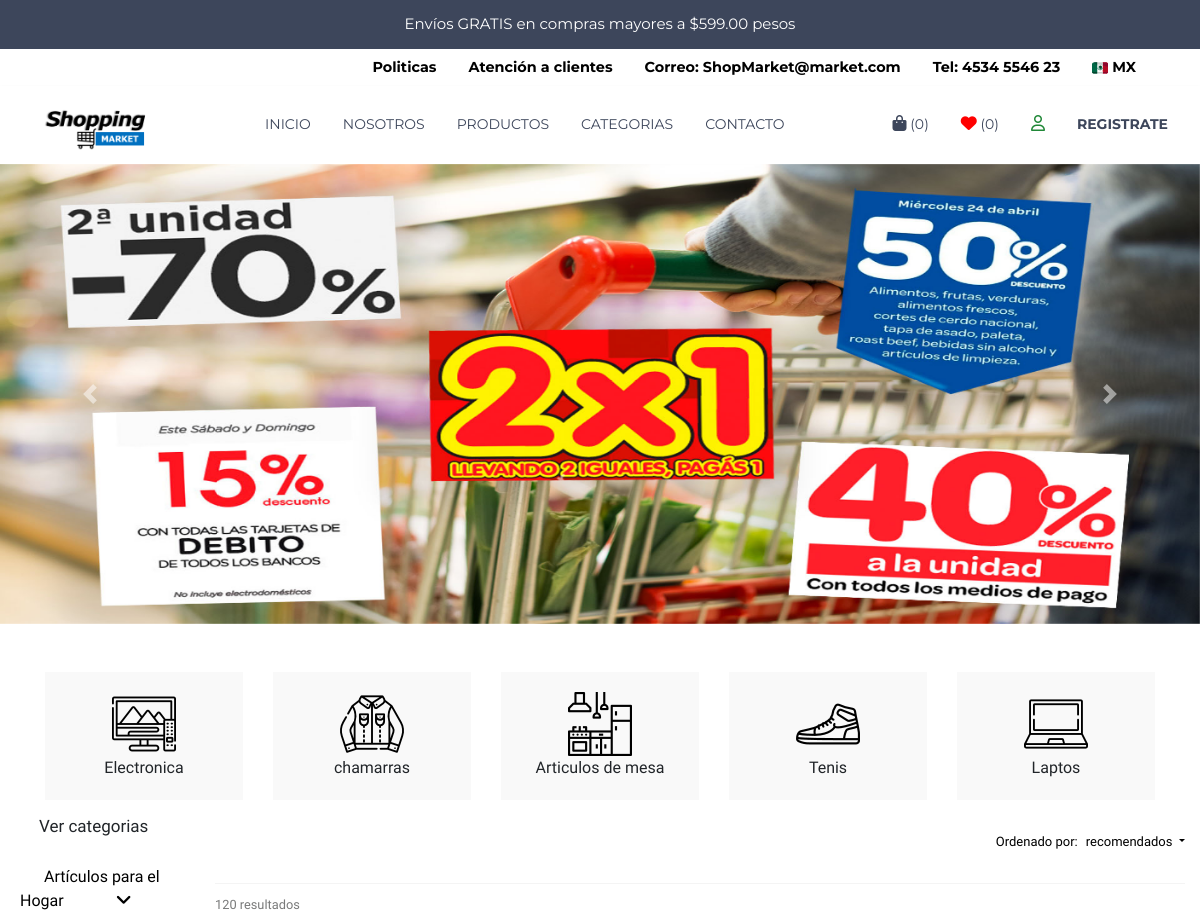
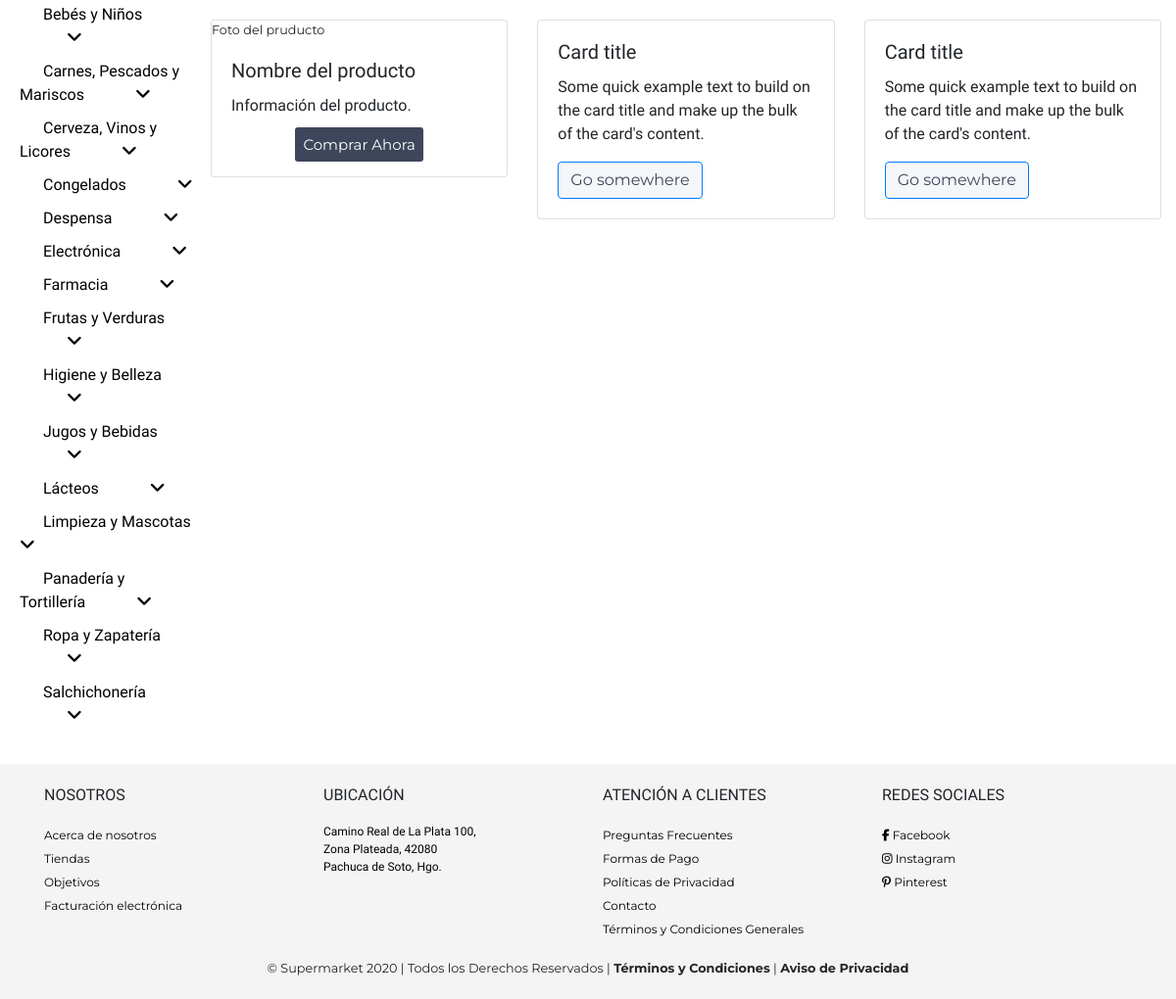
The page / on the database its author committed (2 pictures, top to bottom).
### tables this page shows
CREATE TABLE categories(id_category INT AUTO_INCREMENT PRIMARY KEY,
    category VARCHAR(60) UNIQUE NOT NULL);

### controllers/global/index.php (called while the page is built, shortened)
<?php
	class Index extends Controller
	{
		function index()
		{
			$this->getCategories();
			$this->view->title = 'Bienvenido';
			$this->view->render('index');
		}
		function getSlider()
		{
			$slider = new SliderModel();
			$sliders = $slider->getSlider();
			$this->view->sliders = $sliders;
		}
		function getCategories()
		{
			require_once 'models/admin/categoriesModel.php';
			$category = new categoriesModel();
			$categories = $category->getCategories();
			$this->view->categories = $categories;
		}
		function errors($error)
		{
			$alert = isset($error['alert']) ? $error['alert'] : '';
			$message = isset($error['message']) ? $error['message'] : '';
			$this->view->error = [
				'alert' => $alert, 'message' => $message
			];
		}
	}
?>

### index.php (called while the page is built, shortened)
<?php
	require_once 'libraries/database.php';
	$app = new App();
?>

### models/admin/categoriesModel.php (called while the page is built, shortened)
<?php
	class CategoriesModel extends Model
	{
		function getCategories()
		{
			$items = [];
			$query = $this->db->connection()->prepare("SELECT * FROM categories");
			try {
				$query->execute();
				while ($row = $query->fetch()) {
					$item = new Category();
					$item->id_category = $row['id_category'];
					$item->category = $row['category'];
					array_push($items, $item);
				}
				return $items;
			} catch (PDOException $e) {
				return [];
			}
		}
	}
?>

### libraries/database.php (called while the page is built)
<?php
	class Database
	{
		private $host;
		private $user;
		private $password;
		private $db;
		private $charset;
		function __construct()
		{
			$this->host = constant('HOST');
			$this->user = constant('USER');
			$this->password = constant('PASSWORD');
			$this->db = constant('DB');
			$this->charset = constant('CHARSET');
		}
		function connection()
		{
			try {
				$connection = "mysql:host=" . $this->host . ";dbname=" . $this->db . ";charser=" . $this->charset;
				$options = [
					PDO::ATTR_ERRMODE => PDO::ERRMODE_EXCEPTION,
					PDO::ATTR_EMULATE_PREPARES => false,
				];
				$pdo = new PDO($connection, $this->user, $this->password, $options);
				return $pdo;
			}catch(PDOException $e){
				print_r('Error connection: ' . $e->getMessage());
			}
		}
	}
?>

### views/index.php (the view, shortened to what this page needs)
<section id="slider">
    <div id="carouselExampleControls" class="carousel slide" data-ride="carousel">
        <div class="carousel-inner">
            <div class="carousel-item active">
                <img class="d-block w-100 mx-auto" src="<?= constant('SDR'); ?>promo.jpg" alt="First slide">
            </div>
        </div>
        <a class="carousel-control-prev" href="#carouselExampleControls" role="button" data-slide="prev">
            <span class="carousel-control-prev-icon" aria-hidden="true"></span>
        </a>
        <a class="carousel-control-next" href="#carouselExampleControls" role="button" data-slide="next">
            <span class="carousel-control-next-icon" aria-hidden="true"></span>
        </a>
    </div>
</section>
<section id="categoria-index" class="pt-5">
    <div class="container">
        <div class="card-deck">
            <div class="card">
                <div class="card-body text-center">
                    <img src="<?= constant('CTG'); ?>television.png" alt="">
                    <p class="card-text">Electronica</p>
                </div>
            </div>
            <div class="card">
                <div class="card-body text-center">
                    <img src="<?= constant('CTG'); ?>chaqueta.png" alt="">
                    <p class="card-text">chamarras</p>
                </div>
            </div>
            <div class="card">
                <div class="card-body text-center">
                    <img src="<?= constant('CTG'); ?>cocina.png" alt="">
                    <p class="card-text">Articulos de mesa</p>
                </div>
            </div>
            <div class="card">
                <div class="card-body text-center">
                    <img src="<?= constant('CTG'); ?>zapatillas.png" alt="">
                    <p class="card-text">Tenis</p>
                </div>
            </div>
            <div class="card">
                <div class="card-body text-center">
                    <img src="<?= constant('CTG'); ?>ordenador.png" alt="">
                    <p class="card-text">Laptos</p>
                </div>
            </div>
        </div>
    </div>
</section>
<section id="categorias">
    <div class="container-fluid">
        <div class="row">
            <div class="col-6 col-md-2 py-3">
                <nav class="navbar-expand-lg nv-responsive-cat">
                    <div class="collapse navbar-collapse" id="menucategoria">
                        <div class="wrapper">
                            <ul class="list-unstyled components">
                                <h6 class="title-categoria pl-4 pb-3">Ver categorias</h6>
                                <?php
                                    foreach ($this->categories as $row):
                                        $category = $row;
                                ?>
                                <li class="listas-desplegable">
                                    <a href="#link<?= $category->id_category; ?>" data-toggle="collapse" aria-expanded="false"
                                        class="pl-4" onclick="getSubcategories(<?= $category->id_category; ?>)">
                                        <?= $category->category; ?>
                                        <small class="pl-5">
                                            <i class="fas fa-angle-down"></i>
                                        </small>
                                    </a>
                                </li>
                                <?php endforeach ?>
                            </ul>
                        </div>
                    </div>
                </nav>
            </div>
            <div class="col-sm-6 col-md-10 py-3">
                <div class="d-flex justify-content-end py-3 border-register">
                    <p class="texto-orden">Ordenado por: </p>
                    <a class=" dropdown-toggle ml-2 orden-submenu" data-toggle="dropdown">
                        recomendados
                    </a>
                </div>
                <div class="cards-produt pt-2">
                    <small class="py-5 resultado">120 resultados</small>
                <div class="row">
                    <div class="container pt-4">
                        <div class="row">
                            <div class="col-lg-4 card-responsive">
                                <div class="card">
                                    <small>Foto del pruducto</small>
                                    <div class="card-body info-products-card">
                                        <h5 class="card-title">Nombre del producto</h5>
                                        <p class="card-text">Información del producto.</p>
                                        <center><a href="#" class="btn-login p-2 btn-comprar">Comprar Ahora</a>
                                        </center>
                                    </div>
                                </div>
                            </div>
                            <div class="col-lg-4 card-responsive">
                                <div class="card">
                                    <div class="card-body info-products-card">
                                        <h5 class="card-title">Card title</h5>
                                        <p class="card-text">Some quick example text to build on the card title and
                                            make
                                            up the bulk of the card's content.</p>
                                        <a href="#" class="btn btn-primary">Go somewhere</a>
                                    </div>
                                </div>
                            </div>
                            <div class="col-lg-4 card-responsive">
                                <div class="card">
                                    <div class="card-body info-products-card">
                                        <h5 class="card-title">Card title</h5>
                                        <p class="card-text">Some quick example text to build on the card title and
                                            make
                                            up the bulk of the card's content.</p>
                                        <a href="#" class="btn btn-primary">Go somewhere</a>
                                    </div>
                                </div>
                            </div>
                        </div>
                    </div>
                </div>
            </div>
            </div>
        </div>
    </div>
</section>

### public/css/style.css (style rules this page uses)
:root { --primary: #0b254b; --light: #ffffff; --light-blue: #f5f6fa; --grey: #eff2f7; }
* { margin: 0; padding: 0; box-sizing: 0; font-family: 'Montserrat', sans-serif; }
a { text-decoration: none !important; }
.border-register { border-bottom: 1px solid #f4f4f4; }
.btn-login { background-color: #3d465b !important; color: #ffff !important; }
.carousel-inner img { height: 460px!important; }
.btn-primary { background-color: #f5f6fa !important; border: 0; color: #3d465b !important; }
.title-categoria { font-size: 17px; font-family: 'Mulish', sans-serif; }
.components li { padding: 5px; }
.components li a { color: #000; font-size: 16px; }
.btn-comprar { font-size: 15px; border-radius: 3px; }
.fa-angle-down { font-size: 18px; font-weight: bold; }
.info-products-card h5, p { font-family: 'Mulish', sans-serif; }
.card-deck div { background-color: #f9f9f9; border: none; }
.card-deck p { font-family: 'Mulish', sans-serif; }
.texto-orden { font-size: 13px!important; color: #000!important; font-family: 'Mulish', sans-serif; }
.orden-submenu { font-size: 13px; margin:0; padding: 0; color: #000; margin-left: 20px; cursor: pointer; font-family: 'Mulish', sans-serif; }
.resultado { font-family: 'Mulish', sans-serif; color: #797a7a; }
#menucategoria a { font-family: 'Mulish', sans-serif; }

### rows shown on the page
categories: category "Artículos para el Hogar"
categories: category "Bebés y Niños"
categories: category "Carnes, Pescados y Mariscos"
categories: category "Cerveza, Vinos y Licores"
categories: category "Congelados"
categories: category "Despensa"
categories: category "Electrónica"
categories: category "Farmacia"
categories: category "Frutas y Verduras"
categories: category "Higiene y Belleza"
categories: category "Jugos y Bebidas"
categories: category "Lácteos"
categories: category "Limpieza y Mascotas"
categories: category "Panadería y Tortillería"
categories: category "Ropa y Zapatería"
categories: category "Salchichonería"
